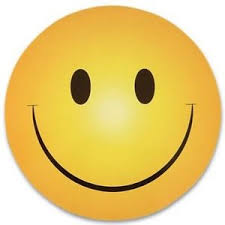
#> input picture Procesamiento avanzado de senales/Practicas_Jupyter/Modulo3/haar_casacade/happy.jpg, 225 x 225 px
$ python happyface.py
#> lines starting #> are read from the running program, lines starting #| are printed output that depends on the picture
#!/usr/bin/env python3
# -*- coding: utf-8 -*-
"""
Created on Sun Sep 29 20:22:51 2019

@author: Gustavo
"""

import numpy as np
import cv2

# multiple cascades: https://github.com/Itseez/opencv/tree/master/data/haarcascades

#https://github.com/Itseez/opencv/blob/master/data/haarcascades/haarcascade_frontalface_default.xml
face_cascade = cv2.CascadeClassifier('haarcascade_frontalface_default.xml')
#https://github.com/Itseez/opencv/blob/master/data/haarcascades/haarcascade_eye.xml
eye_cascade = cv2.CascadeClassifier('haarcascade_eye.xml')
smile_cascade = cv2.CascadeClassifier('haarcascade_smile.xml')

happy=cv2.imread('happy.jpg',-1)
#> happy is the input picture: shape (225, 225, 3); mean B, G, R 119.2, 202.3, 231.9
cap = cv2.VideoCapture(0)

while 1:
    ret, img = cap.read()
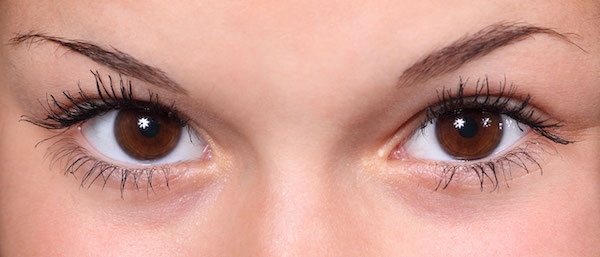
#> input picture Procesamiento avanzado de senales/Practicas_Jupyter/Modulo3/brown-eyes.jpg, 600 x 257 px, given in place of the camera
#> img is the input picture: shape (257, 600, 3); mean B, G, R 142.2, 153.8, 204.8
    gray = cv2.cvtColor(img, cv2.COLOR_BGR2GRAY)
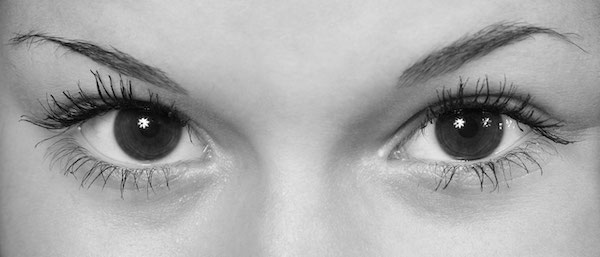
#> gray: shape (257, 600); min 0, max 255, mean 167.7
    faces = face_cascade.detectMultiScale(gray, 1.3, 5)
#> faces = ()

    for (x,y,w,h) in faces:
        cv2.rectangle(img,(x,y),(x+w,y+h),(255,0,0),2)
        dim = (w, h)
        image_happy=cv2.resize(happy,dim)
        img[y:y+image_happy.shape[0], x:x+image_happy.shape[1]]=image_happy
#> this loop made 0 passes

    cv2.imshow('img',img)
    k = cv2.waitKey(30) & 0xff
#> (key Esc is pressed here)
    if k == 27:
        break

cap.release()
cv2.destroyAllWindows()
